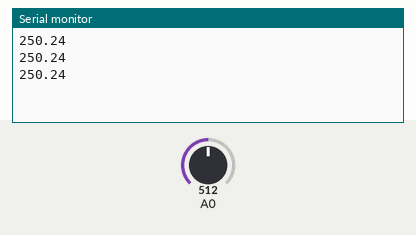
Simulated run of this sketch. Board: Arduino Uno, built with avr-gcc and run on an emulated ATmega328P. Shown: the last lines printed to the serial monitor. The test bench sets the inputs (shaded band); at power-on: A0 = 512.

Above: at 1.3 s.
1.4 s: A0 set to 716
At 1.9 s:
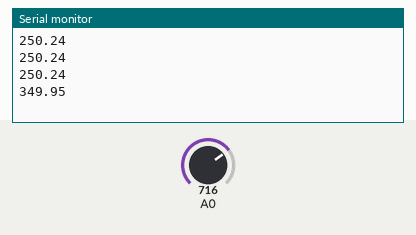
2.9 s: A0 set to 900
At 3.4 s:
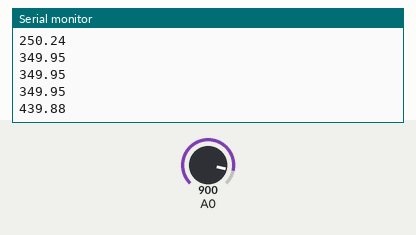
Timing chart, 0 to 5.9 s (numbered marks = the images above; inputs shaded):
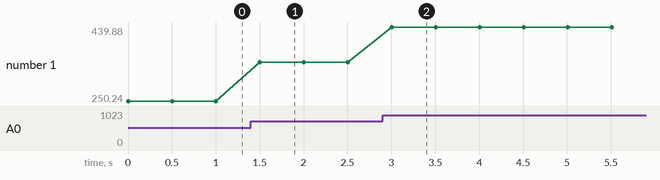

The sketch:

lm35____.ino
```cpp
void setup() {
  // put your setup code here, to run once:
Serial.begin(9600);
}

void loop() {
  // put your main code here, to run repeatedly:

int val = analogRead(A0);
float Tem = (val/1023.0*5)/0.01;
Serial.print(Tem);
Serial.print("\n");
delay(500);
}
```

Measured:
- after the input at 1.4 s, the serial monitor: prints a new line after 0.10 s (image 1)
- after the input at 2.9 s, the serial monitor: prints a new line after 0.10 s (image 2)
- plotted number 1: 250.24 → 349.95 after the input at 1.4 s, 349.95 → 439.88 after the input at 2.9 s
